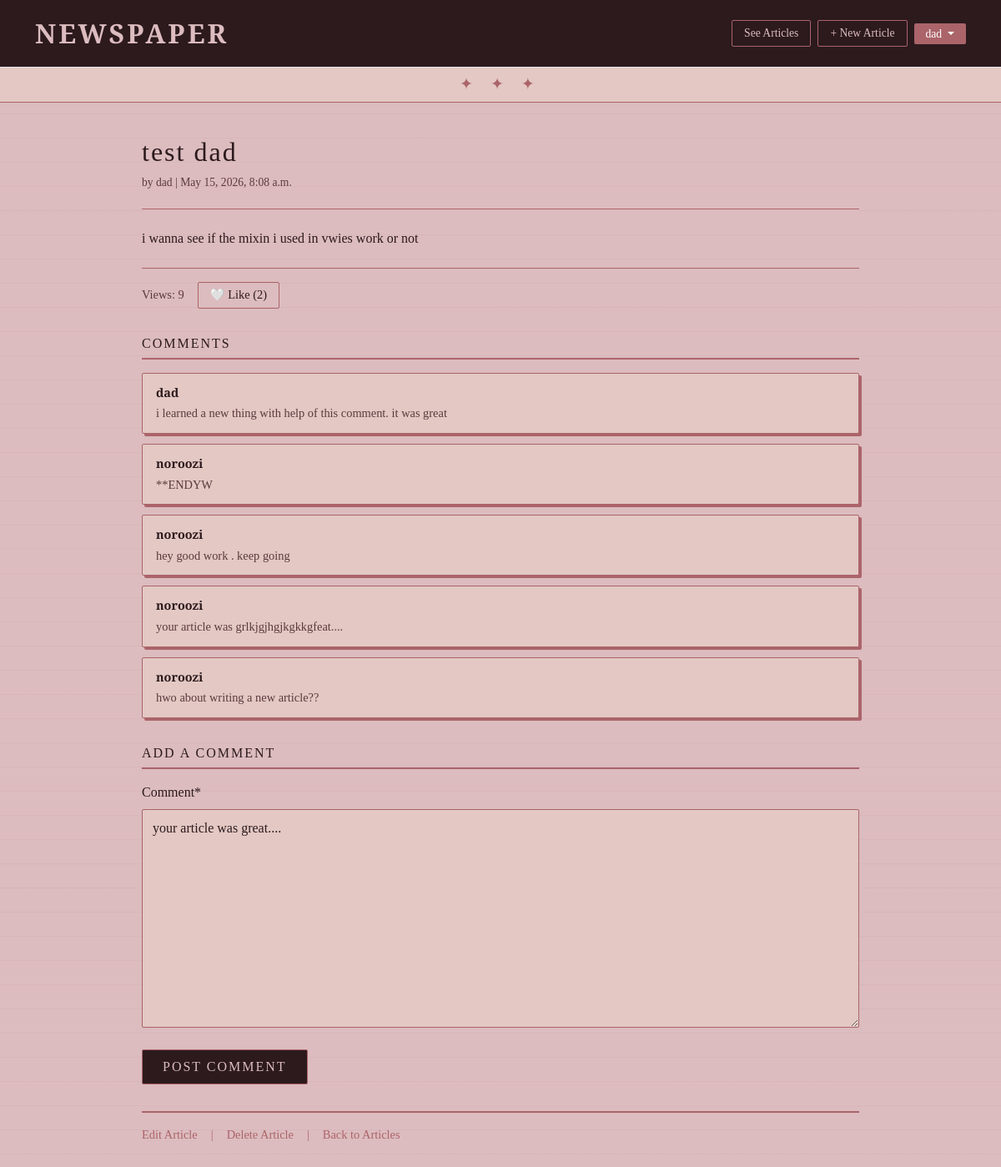
The page /articles/2/ (signed in) on the database its author committed.
### accounts/models.py (models this page shows)
class CustomUser(AbstractUser):
    age = models.PositiveIntegerField(null=True, blank=True)

### articles/models.py (models this page shows, shortened)
class Article(models.Model):
    title = models.CharField(max_length=255)
    body = models.TextField()
    date = models.DateTimeField(auto_now_add=True)
    author = models.ForeignKey(
        settings.AUTH_USER_MODEL,
        on_delete=models.CASCADE,
    )
    views = models.IntegerField(default=0)
    viewers = models.ManyToManyField(
        settings.AUTH_USER_MODEL,
        related_name='viewed_articles',
        blank=True
    )
    likes = models.ManyToManyField(
        settings.AUTH_USER_MODEL,
        related_name='liked_articles',
        blank=True
    )

class Comment(models.Model):
    article = models.ForeignKey(
        Article,
        on_delete=models.CASCADE,
    )
    comment = models.TextField(default="your article was great....")
    author = models.ForeignKey(
        settings.AUTH_USER_MODEL,
        on_delete=models.CASCADE,
    )
    def __str__(self):
        return self.comment

### articles/views.py (the view, shortened to what this page needs)
# urls.py: path("<int:pk>/", ArticleDetail.as_view(), name="article_detail"),
class ArticleDetail(mixins.CustomLoginNeededMixin,View):
    def get(self, request, *args, ** kwargs):
        view = CommentGet.as_view()
        return view(request, *args, ** kwargs)

### articles/mixins.py (called while the page is built)
    def dispatch(self, request, *args, **kwargs):
        if not request.user.is_authenticated:
            return redirect(self.login_url)
        return super().dispatch(request, *args, **kwargs)

### articles/views.py (called while the page is built)
    def get_object(self):
        obj = super().get_object()
        if self.request.method == 'GET':
            if self.request.user not in obj.viewers.all():
                obj.views += 1
                obj.viewers.add(self.request.user)# add 1 every visit
                obj.save()      # save to database
        return obj

    def get_context_data(self, **kwargs):
        context = super().get_context_data(**kwargs)
        context['form'] = forms.CommentForm
        return context

### templates/article_detail.html (shortened to what this page needs)
{% extends 'base.html' %}
{% load crispy_forms_tags %}
{% block content %}
    <article>
        <h1>{{ object.title }}</h1>
        <p class="article-meta">by {{ object.author }} | {{ object.date }}</p>
        <div class="article-body">
            {{ object.body }}
        </div>
    </article>
    <div class="article-stats">
        <span>Views: {{ object.views }}</span>
        <form method="post" action="{% url 'article_like' object.pk %}">
            <button type="submit" class="like-btn">
                {% if request.user in object.likes.all %}
                    ❤️ Unlike ({{ object.likes.count }})
                {% else %}
                    🤍 Like ({{ object.likes.count }})
                {% endif %}
            </button>
        </form>
    </div>
    <section class="comments-section">
        <h3>Comments</h3>
        {% for comment in object.comment_set.all %}
            <div class="comment-card">
                <div class="comment-author">{{ comment.author }}</div>
                <div class="comment-text">{{ comment }}</div>
            </div>
        {% empty %}
            <p class="no-comments">No comments yet. Be the first!</p>
        {% endfor %}
    </section>
    <section class="comment-form-section">
        <h3>Add a comment</h3>
        <form method="post" action="">
            {{ form|crispy }}
            <button type="submit" class="btn-submit">Post Comment</button>
        </form>
    </section>
    <div class="article-actions">
        {% if user == object.author or user.is_staff %}
            <a href="{% url 'article_edit' object.pk %}">Edit Article</a>
            <span style="color: var(--border);">|</span>
            <a href="{% url 'article_delete' object.pk %}">Delete Article</a>
            <span style="color: var(--border);">|</span>
        {% endif %}
        <a href="{% url 'article_list' %}">Back to Articles</a>
    </div>
{% endblock %}

### templates/base.html (shortened to what this page needs)
<!DOCTYPE html>
<html>
<head>
    {% block qq %}<link href="https://cdn.jsdelivr.net/npm/bootstrap@5.3.3/dist/css/bootstrap.min.css" rel="stylesheet"/>{% endblock qq %}
</head>
<body>
    <header class="p-3 border-bottom">
        <div class="container">
            <div class="d-flex flex-wrap align-items-center justify-content-between">
                <a href="{% url 'home' %}" class="navbar-brand">Newspaper</a>
                <div class="d-flex align-items-center gap-2">
                    {% if user.is_authenticated %}
                        <a href="{% url 'article_list' %}" class="btn-new">See Articles</a>
                        <a href="{% url 'article_create' %}" class="btn-new">+ New Article</a>
                        <div class="dropdown">
                            <a href="#" class="btn-user dropdown-toggle" id="dropdownUser1" data-bs-toggle="dropdown" aria-expanded="false">
                                {{ user.username }}
                            </a>
                        </div>
                    {% else %}
                        <a href="{% url 'login' %}" class="btn-login">Log In</a>
                        <a href="{% url 'signup' %}" class="btn-signup">Sign Up</a>
                    {% endif %}
                </div>
            </div>
        </div>
    </header>
    <div class="header-divider">✦ ✦ ✦</div>
    <main>
        {% block content %}
        {% endblock content %}
    </main>
</body>
</html>

### templates/base.html (style rules this page uses)
:root { --bg: #dcbcbf; --surface: #e3c8c3; --border: #ab646a; --dark: #2c1a1d; --text: #2c1a1d; --text-light: #5c3a3e; --accent: #ab646a; --accent-hover: #8a4a50; }
* { margin: 0; padding: 0; box-sizing: border-box; }
body { background-color: var(--bg); background-image: repeating-linear-gradient( 0deg, transparent, transparent 28px, rgba(171, 100, 106, 0.07) 28px, rgba(171, 100, 106, 0.07) 29px ); color: var(--text); font-family: Georgia, serif; min-height: 100vh; }
header { background-color: var(--dark); border-bottom: 3px double var(--border) !important; padding: 12px 30px !important; margin-bottom: 0 !important; }
.navbar-brand { color: var(--bg) !important; font-size: 2rem; font-weight: 700; font-family: 'Playfair Display', Georgia, serif; letter-spacing: 3px; text-decoration: none; text-transform: uppercase; }
.header-divider { text-align: center; color: var(--border); font-size: 1.2rem; letter-spacing: 8px; padding: 6px 0; background-color: var(--surface); border-bottom: 1px solid var(--border); }
.btn-new { background-color: transparent; color: var(--bg); border: 1px solid var(--border); padding: 5px 14px; border-radius: 2px; text-decoration: none; font-size: 0.85rem; font-family: 'Playfair Display', serif; transition: 0.3s; }
.btn-user { background-color: var(--accent); color: white !important; border: none; padding: 5px 14px; border-radius: 2px; text-decoration: none; font-size: 0.85rem; font-family: 'Playfair Display', serif; transition: 0.3s; }
main { max-width: 900px; margin: 40px auto; padding: 0 20px; }

### templates/article_detail.html (style rules this page uses)
h1 { font-family: 'Playfair Display', Georgia, serif; color: var(--dark); letter-spacing: 2px; font-size: 2rem; margin-bottom: 8px; }
.article-meta { font-size: 0.85rem; color: var(--text-light); font-family: Georgia, serif; margin-bottom: 20px; }
.article-body { font-family: Georgia, serif; color: var(--dark); line-height: 1.9; font-size: 1rem; border-top: 1px solid var(--border); border-bottom: 1px solid var(--border); padding: 20px 0; margin-bottom: 16px; }
.article-stats { display: flex; align-items: center; gap: 16px; margin-bottom: 24px; font-family: Georgia, serif; font-size: 0.9rem; color: var(--text-light); }
.like-btn { background-color: transparent; border: 1px solid var(--border); border-radius: 2px; padding: 4px 14px; font-family: Georgia, serif; font-size: 0.9rem; color: var(--dark); cursor: pointer; transition: 0.3s; }
.comments-section { margin-top: 32px; }
.comments-section h3 { font-family: 'Playfair Display', Georgia, serif; color: var(--dark); letter-spacing: 2px; text-transform: uppercase; font-size: 1rem; border-bottom: 2px double var(--border); padding-bottom: 8px; margin-bottom: 16px; }
.comment-card { background-color: var(--surface); border: 1px solid var(--border); border-radius: 2px; padding: 12px 16px; margin-bottom: 12px; box-shadow: 3px 3px 0px var(--border); }
.comment-author { font-family: 'Playfair Display', Georgia, serif; font-weight: bold; font-size: 0.9rem; color: var(--dark); margin-bottom: 4px; }
.comment-text { font-family: Georgia, serif; font-size: 0.9rem; color: var(--text-light); }
.comment-form-section { margin-top: 32px; }
.comment-form-section h3 { font-family: 'Playfair Display', Georgia, serif; color: var(--dark); letter-spacing: 2px; text-transform: uppercase; font-size: 1rem; border-bottom: 2px double var(--border); padding-bottom: 8px; margin-bottom: 16px; }
.comment-form-section textarea { background-color: var(--surface); border: 1px solid var(--border); border-radius: 2px; padding: 10px 12px; font-family: Georgia, serif; color: var(--dark); width: 100%; transition: 0.3s; resize: vertical; }
.btn-submit { background-color: var(--dark); color: var(--bg); border: 1px solid var(--border); border-radius: 2px; padding: 8px 24px; font-family: 'Playfair Display', Georgia, serif; letter-spacing: 2px; text-transform: uppercase; cursor: pointer; transition: 0.3s; margin-top: 10px; }
.article-actions { margin-top: 32px; padding-top: 16px; border-top: 2px double var(--border); font-family: Georgia, serif; font-size: 0.9rem; display: flex; gap: 16px; align-items: center; }
.article-actions a { color: var(--accent); text-decoration: none; transition: 0.3s; }

### rows shown on the page
CustomUser: username "dad"
Article: title "test dad", author "dad", date "May 15, 2026, 8:08 a.m.", body "i wanna see if the mixin i used in vwies work or not", views "9", likes.count "2"
Comment: author "dad", comment "i learned a new thing with help of this comment. it was great"
Comment: author "noroozi", comment "**ENDYW"
Comment: author "noroozi", comment "hey good work . keep going"
Comment: author "noroozi", comment "your article was grlkjgjhgjkgkkgfeat...."
Comment: author "noroozi", comment "hwo about writing a new article??"
